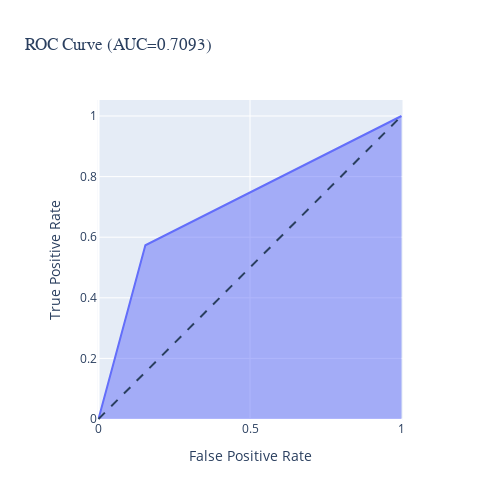

Notebook cell for this chart:
### Code cell
fpr, tpr, thresholds = roc_curve(y_val,y_val_pred)


fig = px.area(
    x=fpr, y=tpr,
    title=f'ROC Curve (AUC={auc(fpr, tpr):.4f})',
    labels=dict(x='False Positive Rate', y='True Positive Rate'),
    width=700, height=500
)
fig.add_shape(
    type='line', line=dict(dash='dash'),
    x0=0, x1=1, y0=0, y1=1
)

fig.update_yaxes(scaleanchor="x", scaleratio=1)
fig.update_xaxes(constrain='domain')
fig.update_layout(
                uniformtext_minsize=8, uniformtext_mode='hide',
                title_font_family= "Arial",
                width=500,height=500)

fig.show()

### Figure 1 — Plotly figure (JSON) as saved in the notebook; plotly's stock layout.template omitted (floating-point values rounded to 4 significant figures)
{"data": [{"fillpattern": {"shape": ""}, "hovertemplate": "False Positive Rate=%{x}<br>True Positive Rate=%{y}<extra></extra>", "legendgroup": "", "line": {"color": "#636efa"}, "marker": {"symbol": "circle"}, "mode": "lines", "name": "", "orientation": "v", "showlegend": false, "stackgroup": "1", "type": "scatter", "x": [0, 0.1547, 1], "xaxis": "x", "y": [0, 0.5733, 1], "yaxis": "y"}], "layout": {"height": 500, "legend": {"tracegroupgap": 0}, "shapes": [{"line": {"dash": "dash"}, "type": "line", "x0": 0, "x1": 1, "y0": 0, "y1": 1}], "title": {"font": {"family": "Arial"}, "text": "ROC Curve (AUC=0.7093)"}, "uniformtext": {"minsize": 8, "mode": "hide"}, "width": 500, "xaxis": {"anchor": "y", "constrain": "domain", "domain": [0, 1], "title": {"text": "False Positive Rate"}}, "yaxis": {"anchor": "x", "domain": [0, 1], "scaleanchor": "x", "scaleratio": 1, "title": {"text": "True Positive Rate"}}}}
